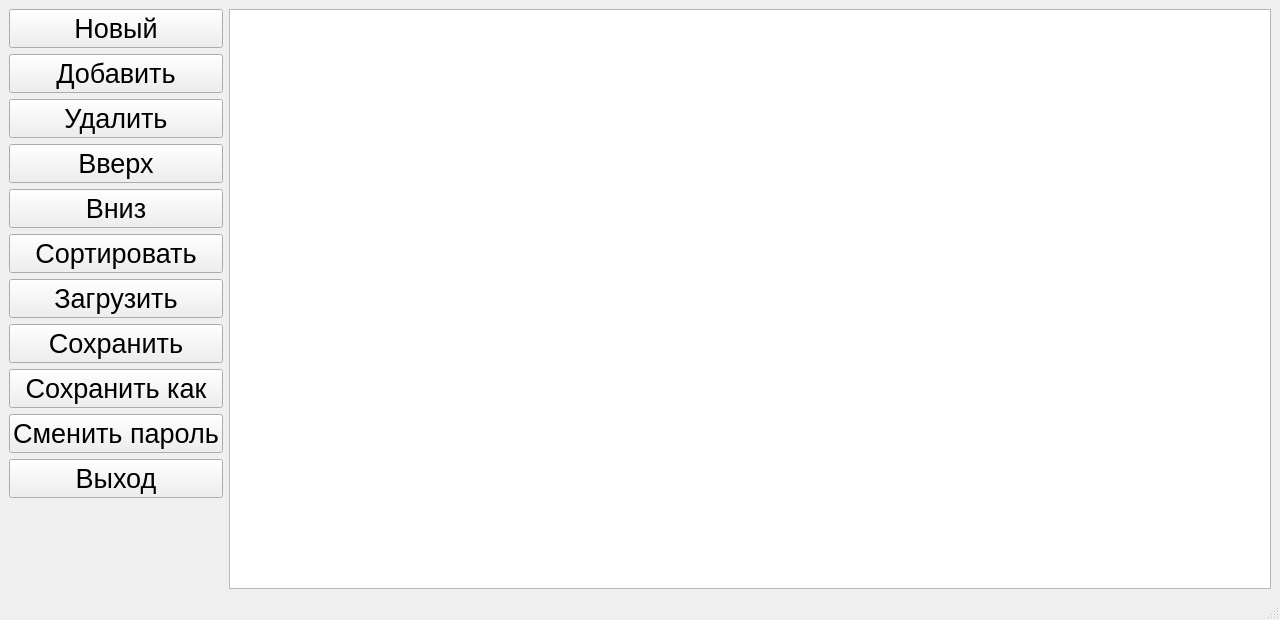
<?xml version="1.0" encoding="UTF-8"?>
<ui version="4.0">
 <class>MainWindow</class>
 <widget class="QMainWindow" name="MainWindow">
  <property name="geometry">
   <rect>
    <x>0</x>
    <y>0</y>
    <width>1280</width>
    <height>620</height>
   </rect>
  </property>
  <property name="windowTitle">
   <string>Менеджер паролей </string>
  </property>
  <widget class="QWidget" name="centralwidget">
   <layout class="QGridLayout" name="gridLayout_3">
    <item row="0" column="0">
     <layout class="QVBoxLayout" name="verticalLayout">
      <item>
       <widget class="QPushButton" name="pushButton_10">
        <property name="font">
         <font>
          <pointsize>20</pointsize>
         </font>
        </property>
        <property name="text">
         <string>Новый</string>
        </property>
       </widget>
      </item>
      <item>
       <widget class="QPushButton" name="pushButton_7">
        <property name="font">
         <font>
          <pointsize>20</pointsize>
         </font>
        </property>
        <property name="text">
         <string>Добавить</string>
        </property>
       </widget>
      </item>
      <item>
       <widget class="QPushButton" name="pushButton_8">
        <property name="font">
         <font>
          <pointsize>20</pointsize>
         </font>
        </property>
        <property name="text">
         <string>Удалить</string>
        </property>
       </widget>
      </item>
      <item>
       <widget class="QPushButton" name="pushButton_2">
        <property name="font">
         <font>
          <pointsize>20</pointsize>
         </font>
        </property>
        <property name="text">
         <string>Вверх</string>
        </property>
       </widget>
      </item>
      <item>
       <widget class="QPushButton" name="pushButton_3">
        <property name="font">
         <font>
          <pointsize>20</pointsize>
         </font>
        </property>
        <property name="text">
         <string>Вниз</string>
        </property>
       </widget>
      </item>
      <item>
       <widget class="QPushButton" name="pushButton">
        <property name="font">
         <font>
          <pointsize>20</pointsize>
         </font>
        </property>
        <property name="text">
         <string>Сортировать</string>
        </property>
       </widget>
      </item>
      <item>
       <widget class="QPushButton" name="pushButton_4">
        <property name="font">
         <font>
          <pointsize>20</pointsize>
         </font>
        </property>
        <property name="text">
         <string>Загрузить</string>
        </property>
       </widget>
      </item>
      <item>
       <widget class="QPushButton" name="pushButton_5">
        <property name="font">
         <font>
          <pointsize>20</pointsize>
         </font>
        </property>
        <property name="text">
         <string>Сохранить</string>
        </property>
       </widget>
      </item>
      <item>
       <widget class="QPushButton" name="pushButton_6">
        <property name="font">
         <font>
          <pointsize>20</pointsize>
         </font>
        </property>
        <property name="text">
         <string>Сохранить как</string>
        </property>
       </widget>
      </item>
      <item>
       <widget class="QPushButton" name="pushButton_9">
        <property name="font">
         <font>
          <pointsize>20</pointsize>
         </font>
        </property>
        <property name="text">
         <string>Сменить пароль</string>
        </property>
       </widget>
      </item>
      <item>
       <widget class="QPushButton" name="pushButton_11">
        <property name="font">
         <font>
          <pointsize>20</pointsize>
         </font>
        </property>
        <property name="text">
         <string>Выход</string>
        </property>
       </widget>
      </item>
     </layout>
    </item>
    <item row="0" column="1" rowspan="2">
     <layout class="QGridLayout" name="gridLayout">
      <item row="0" column="0">
       <widget class="QTableWidget" name="tableWidget">
        <property name="selectionMode">
         <enum>QAbstractItemView::SingleSelection</enum>
        </property>
        <property name="selectionBehavior">
         <enum>QAbstractItemView::SelectRows</enum>
        </property>
       </widget>
      </item>
     </layout>
    </item>
    <item row="1" column="0">
     <layout class="QGridLayout" name="gridLayout_2"/>
    </item>
   </layout>
  </widget>
  <widget class="QMenuBar" name="menubar">
   <property name="geometry">
    <rect>
     <x>0</x>
     <y>0</y>
     <width>601</width>
     <height>20</height>
    </rect>
   </property>
  </widget>
  <widget class="QStatusBar" name="statusbar"/>
 </widget>
 <resources/>
 <connections/>
</ui>
